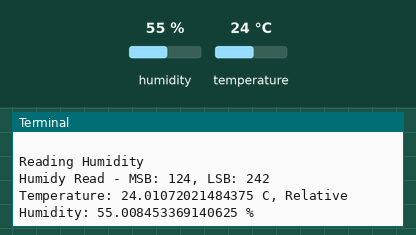
This program was run on a simulated Raspberry Pi (BCM pin numbers). On the bench: the last lines printed to the terminal. The test bench sets the inputs (shaded band); at power-on: humidity 55 %, temperature 24 °C.

Above: at 2.4 s.
2.5 s: humidity set to 22 %
At 6.51 s:
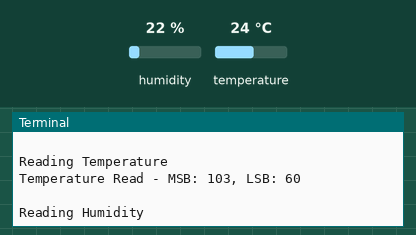
8.3 s: temperature set to 12 °C
At 11.81 s:
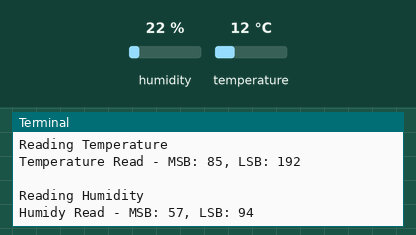
14.1 s: humidity set to 40 %
At 18.4 s:
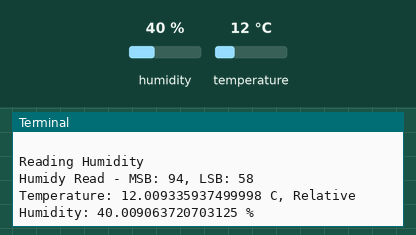
Timing chart, 0 to 19.9 s (numbered marks = the images above; inputs shaded):
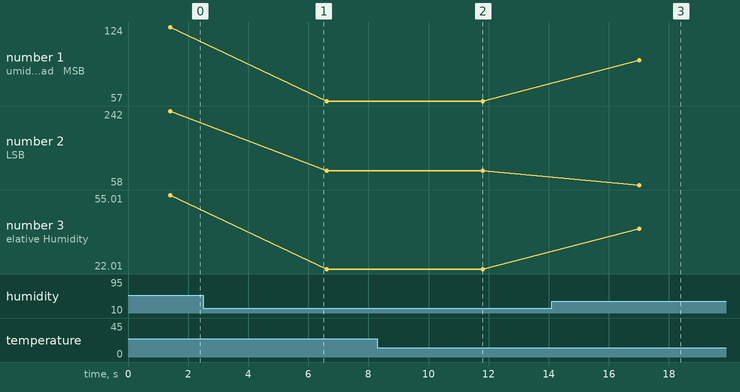

Measured:
- after the input at 8.3 s, the terminal: prints a new line after 3.4 s (image 2)
- after the input at 14.1 s, the terminal: prints a new line after 2.9 s (image 3)
- plotted number 1: 124 → 57 after the input at 2.5 s
- plotted number 2: 242 → 94 after the input at 2.5 s, 94 → 58 after the input at 14.1 s
- plotted number 3: 55.01 → 22.01 after the input at 2.5 s, 22.01 → 40.01 after the input at 14.1 s

The program:

HTU21DF.py
```python
import smbus2 as smbus
import time

class HTU21DF:

    ADDRESS=0x40

    # Commands
    HOLD_HUMIDITY=0xE5
    HOLD_TEMPERATURE=0xE3
    NOHOLD_HUMIDITY=0xF5
    NOHOLD_TEMPERATURE=0xF3
    WRITE_USR_REGISTER=0xE6
    READ_USR_REGISTER=0xE7
    SOFT_RESET=0xFE

    def __init__(self,bus_n=1):
        self.bus=smbus.SMBus(bus_n)
        time.sleep(0.2)
        self.bus.write_byte(HTU21DF.ADDRESS,HTU21DF.SOFT_RESET)
        time.sleep(1)

    def read_temperature(self):
        print('\nReading Temperature')
        write=smbus.i2c_msg.write(HTU21DF.ADDRESS,[HTU21DF.HOLD_TEMPERATURE])
        read=smbus.i2c_msg.read(HTU21DF.ADDRESS,3)
        try:
            self.bus.i2c_rdwr(write)
            time.sleep(0.1)
            self.bus.i2c_rdwr(read)
            raw_bytes=list(read)
            msb=raw_bytes[0]
            lsb=raw_bytes[1]
            print(f'Temperature Read - MSB: {msb}, LSB: {lsb}')
            raw_value= msb*256 + lsb
            return (raw_value * 175.72 / 65536.0) - 46.85
        except Exception as ex:
            print(ex)
            return None

    def read_humidity(self):
        print('\nReading Humidity')
        write=smbus.i2c_msg.write(HTU21DF.ADDRESS,[HTU21DF.HOLD_HUMIDITY])
        read=smbus.i2c_msg.read(HTU21DF.ADDRESS,3)
        try:
            self.bus.i2c_rdwr(write)
            time.sleep(0.1)
            self.bus.i2c_rdwr(read)
            raw_bytes=list(read)
            msb=raw_bytes[0]
            lsb=raw_bytes[1]
            print(f'Humidy Read - MSB: {msb}, LSB: {lsb}')
            raw_value= msb*256 + lsb
            return (raw_value * 125.0 / 65536.0) - 6.0
        except Exception as ex:
            print(ex)
            return None

    def reset(self):
        print('RESET')
        try:
            self.bus.write_byte(HTU21DF.ADDRESS,HTU21DF.SOFT_RESET)
        except Exception as ex:
            print(ex)
            return None

if __name__== '__main__':
    print('Creating Sensor Object')
    H=HTU21DF()
    print(H.__class__.__name__)
    try:
        while True:
            temp=H.read_temperature()
            hum=H.read_humidity()
            print(f'Temperature: {temp} C, Relative Humidity: {hum} %')
            time.sleep(5)
    except KeyboardInterrupt:
        print('Keyboard Interrupt - Shutting Down')
```
